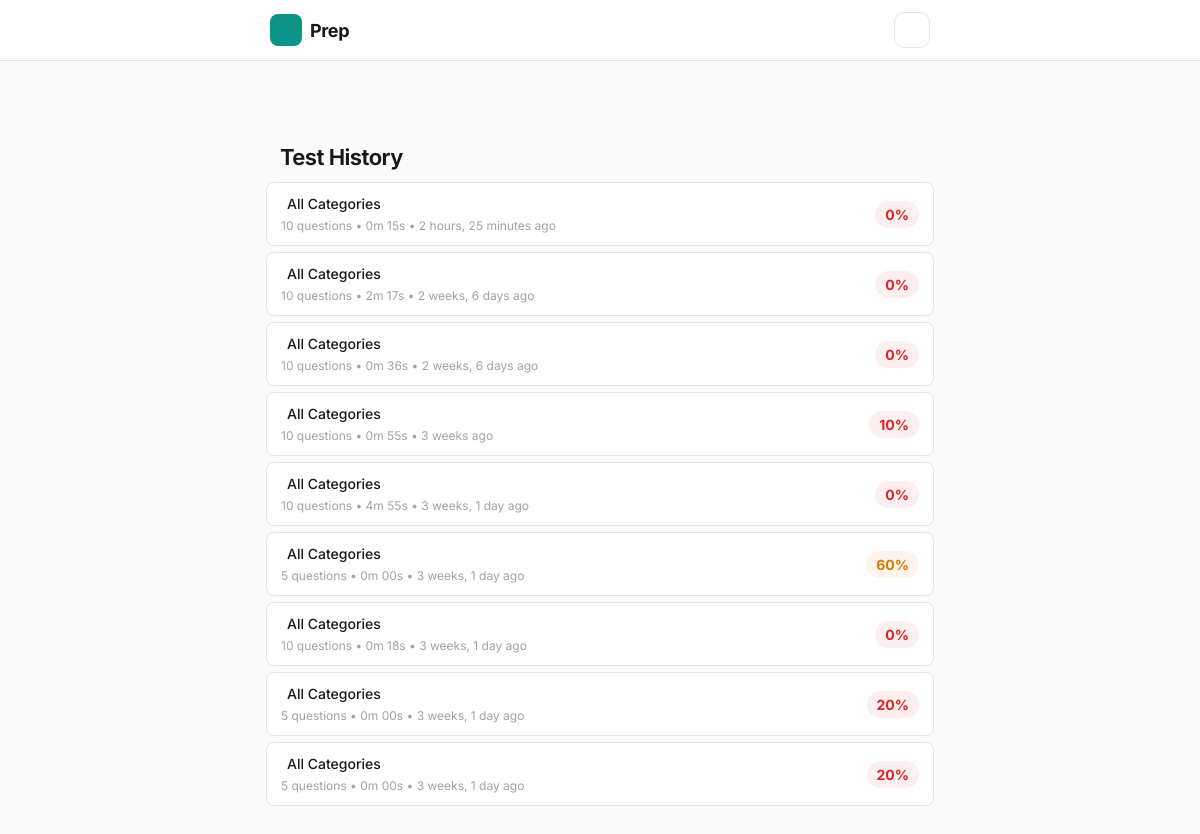
The app's page /test/history/ with its own data.
### cards/models.py (models this page shows, shortened)
class Quiz(models.Model):
    category = models.ForeignKey(
        Category, null=True, blank=True, on_delete=models.SET_NULL,
        help_text='Null means all categories'
    )
    num_questions = models.IntegerField()
    time_limit = models.IntegerField(null=True, blank=True, help_text='Time limit in minutes')
    started_at = models.DateTimeField(auto_now_add=True)
    completed_at = models.DateTimeField(null=True, blank=True)
    score = models.IntegerField(default=0)
    class Meta:
        verbose_name_plural = 'quizzes'
        ordering = ['-started_at']
    @property
    def percentage(self):
        return round(self.score / self.num_questions * 100) if self.num_questions > 0 else 0
    @property
    def duration_seconds(self):
        if self.completed_at and self.started_at:
            return int((self.completed_at - self.started_at).total_seconds())
        return None
    @property
    def duration_display(self):
        secs = self.duration_seconds
        if secs is None:
            return '—'
        mins, s = divmod(secs, 60)
        return f'{mins}m {s:02d}s'

### cards/views.py (the view)
# urls.py: path('test/history/', views.quiz_history_view, name='quiz_history'),
def quiz_history_view(request):
    quizzes = Quiz.objects.filter(completed_at__isnull=False).select_related("category")
    return render(request, "cards/quiz_history.html", {"quizzes": quizzes})

### cards/templates/cards/quiz_history.html (shortened to what this page needs)
{% extends "cards/base.html" %}
{% block body %}
<div id="app" class="page">
  <header class="page-header">
    <a href="{% url 'quiz_setup' %}" class="back-link"></a>
    <h1 class="page-title">Test History</h1>
  </header>
  <div class="quiz-history-list">
    {% for quiz in quizzes %}
    <a href="{% url 'quiz_results' quiz.pk %}" class="dash-quiz-row">
      <div class="dash-quiz-info">
        <span class="dash-quiz-cat"><i class="{% if quiz.category %}{{ quiz.category.icon }}{% else %}ph-bold ph-book-open{% endif %}"></i> {% if quiz.category %}{{ quiz.category.name }}{% else %}All Categories{% endif %}</span>
        <span class="dash-quiz-meta">
          {{ quiz.num_questions }} questions • {{ quiz.duration_display }} • {{ quiz.completed_at|timesince }} ago
        </span>
      </div>
      <div class="dash-quiz-score {% if quiz.percentage >= 80 %}green{% elif quiz.percentage >= 60 %}yellow{% else %}red{% endif %}">
        {{ quiz.percentage }}%
      </div>
    </a>
    {% empty %}
    <div class="empty-state">
      <span class="empty-icon"><i class="ph-bold ph-clipboard-text" style="font-size:36px"></i></span>
      <h3>No tests yet</h3>
      <p><a href="{% url 'quiz_setup' %}">Take your first test!</a></p>
    </div>
    {% endfor %}
  </div>
</div>
{% endblock %}

### cards/static/cards/css/styles.css (style rules this page uses)
:root { --c-primary: #0d9488; --c-primary-hover: #0f766e; --c-primary-light: #14b8a6; --c-primary-subtle: rgba(13, 148, 136, .06); --c-primary-ring: rgba(13, 148, 136, .18); --c-bg: #fafafa; --c-bg2: #f4f4f5; --c-surface: #ffffff; --c-surface-solid: #ffffff; --c-card: #ffffff; --c-border: #e4e4e7; --c-border2: #d4d4d8; --c-text: #18181b; --c-text2: #52525b; --c-text3: #a1a1aa; --c-success: #059669; --c-success-light: rgba(5, 150, 105, .07); --c-danger: #dc2626; --c-danger-light: rgba(220, 38, 38, .07); --c-warning: #d97706; --c-warning-light: rgba(217, 119, 6, .07); --radius: 12px; --radius-sm: 8px; --radius-xs: 6px; --radius-pill: 999px; --shadow-xs: 0 1px 2px rgba(0,0,0,.04); --shadow-sm: 0 1px 3px rgba(0,0,0,.05); --shadow-lg: 0 8px 24px rgba(0,0,0,.08); --transition: .15s ease; --ease-spring: cubic-bezier(.175,.885,.32,1.275); --font: 'Inter', -apple-system, BlinkMacSystemFont, 'Segoe UI', system-ui, sans-serif; --nav-height: 56px; --topnav-height: 56px; color-scheme: light; }
*, *::before, *::after { box-sizing: border-box; margin: 0; padding: 0; }
html { font-size: 14px; -webkit-text-size-adjust: 100%; -webkit-tap-highlight-color: transparent; }
body { font-family: var(--font); font-weight: 400; background: var(--c-bg); color: var(--c-text); line-height: 1.5; min-height: 100dvh; overflow-x: hidden; -webkit-font-smoothing: antialiased; -moz-osx-font-smoothing: grayscale; transition: background var(--transition), color var(--transition); }
a { color: var(--c-primary); text-decoration: none; }
#app, #quiz-app { animation: slideUp .3s ease; }
#app { max-width: 700px; margin: 0 auto; padding: 0 16px; padding-bottom: 80px; min-height: 100dvh; display: flex; flex-direction: column; }
.page { padding: 0 16px; }
.page-header { display: flex; align-items: center; gap: 10px; padding: 12px 0 8px; }
.page-title { font-size: 22px; font-weight: 650; letter-spacing: -.025em; flex: 1; }
.back-link { color: var(--c-text2); text-decoration: none; font-size: 18px; display: flex; align-items: center; padding: 4px; margin-left: -4px; transition: color var(--transition); }
.quiz-history-list { display: flex; flex-direction: column; gap: 6px; padding-bottom: 24px; }
.dash-quiz-row { display: flex; align-items: center; justify-content: space-between; gap: 12px; padding: 10px 14px; background: var(--c-surface-solid); border: 1px solid var(--c-border); border-radius: var(--radius-sm); text-decoration: none; color: var(--c-text); transition: border-color var(--transition); }
.dash-quiz-info { flex: 1; min-width: 0; }
.dash-quiz-cat { display: flex; align-items: center; gap: 6px; font-size: 14px; font-weight: 500; color: var(--c-text); }
.dash-quiz-meta { font-size: 12px; color: var(--c-text3); margin-top: 2px; }
.dash-quiz-score { font-size: 14px; font-weight: 700; padding: 3px 10px; border-radius: var(--radius-pill); flex-shrink: 0; }
.dash-quiz-score.yellow { background: var(--c-warning-light); color: var(--c-warning); }
.dash-quiz-score.red { background: var(--c-danger-light); color: var(--c-danger); }
@media (min-width: 768px) { #app { max-width: 640px; } }
@media (min-width: 1024px) { .page { max-width: 700px; margin: 0 auto; } }
@media (min-width: 1024px) { #app { max-width: 700px; } }

### records on screen
Quiz: shows "All Categories", num_questions "10", duration_display "0m 15s", completed_at "2 hours, 25 minutes", percentage "0"
Quiz: shows "All Categories", num_questions "10", duration_display "2m 17s", completed_at "2 weeks, 6 days", percentage "0"
Quiz: shows "All Categories", num_questions "10", duration_display "0m 36s", completed_at "2 weeks, 6 days", percentage "0"
Quiz: shows "All Categories", num_questions "10", duration_display "0m 55s", completed_at "3 weeks", percentage "10"
Quiz: shows "All Categories", num_questions "10", duration_display "4m 55s", completed_at "3 weeks, 1 day", percentage "0"
Quiz: shows "All Categories", num_questions "5", duration_display "0m 00s", completed_at "3 weeks, 1 day", percentage "60"
Quiz: shows "All Categories", num_questions "10", duration_display "0m 18s", completed_at "3 weeks, 1 day", percentage "0"
Quiz: shows "All Categories", num_questions "5", duration_display "0m 00s", completed_at "3 weeks, 1 day", percentage "20"
Quiz: shows "All Categories", num_questions "5", duration_display "0m 00s", completed_at "3 weeks, 1 day", percentage "20"
